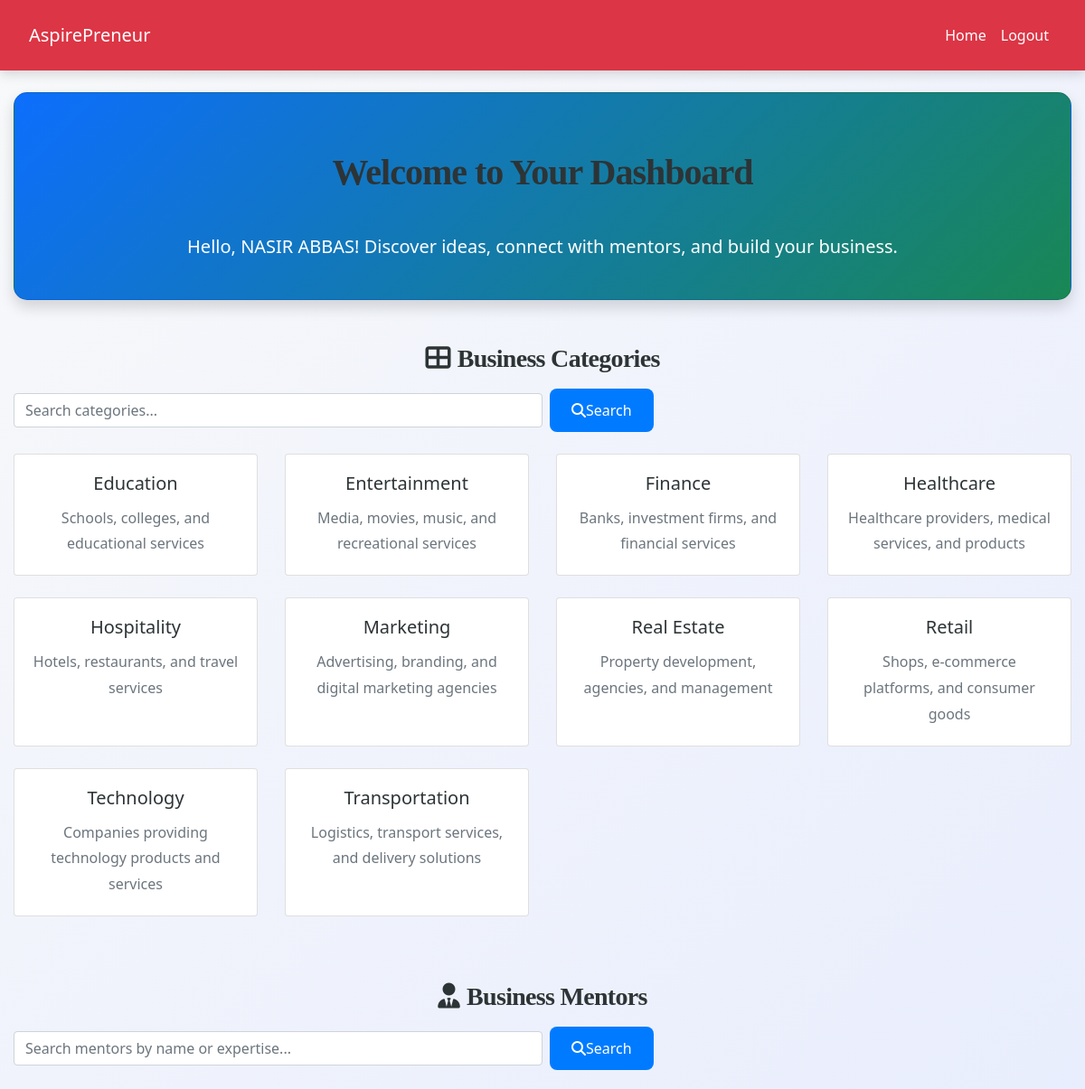
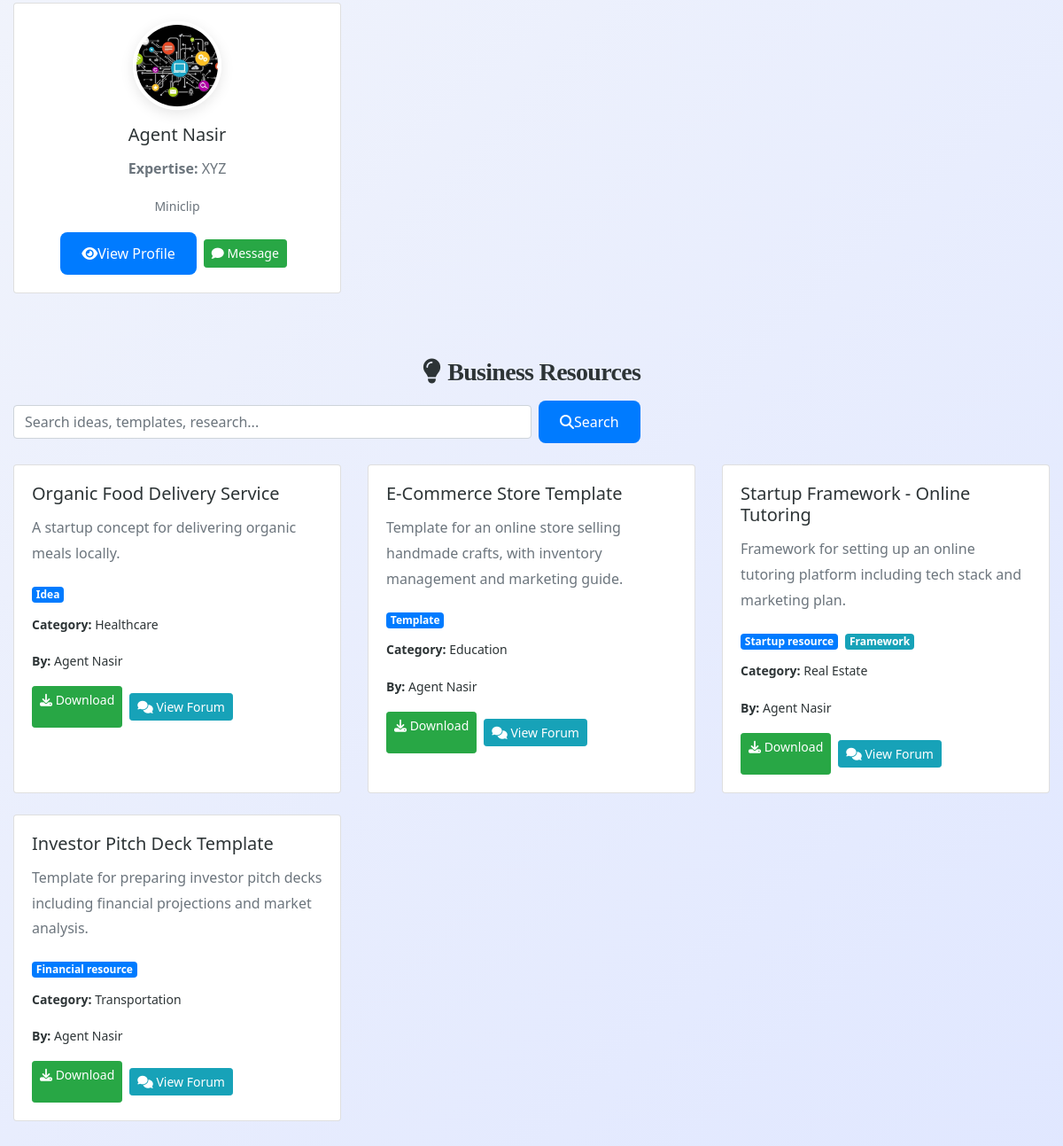
The page /user/dashboard.php (signed in) on the database its author committed (2 pictures, top to bottom).
### tables this page shows
CREATE TABLE `business_categories` (
  `id` int(11) NOT NULL,
  `name` varchar(150) NOT NULL,
  `description` text DEFAULT NULL
);

CREATE TABLE `agent_profiles` (
  `id` int(11) NOT NULL,
  `user_id` int(11) NOT NULL,
  `expertise` text DEFAULT NULL,
  `bio` text DEFAULT NULL,
  `company_name` varchar(200) DEFAULT NULL,
  `website` varchar(255) DEFAULT NULL,
  `profile_picture` varchar(255) DEFAULT NULL,
  `linkedin` varchar(255) DEFAULT NULL,
  `experience_years` int(11) DEFAULT 0
);

CREATE TABLE `users` (
  `id` int(11) NOT NULL,
  `username` varchar(50) NOT NULL,
  `email` varchar(100) NOT NULL,
  `password_hash` varchar(255) NOT NULL,
  `full_name` varchar(100) DEFAULT NULL,
  `role` enum('user','agent') NOT NULL DEFAULT 'user',
  `status` enum('pending','approved','rejected') NOT NULL DEFAULT 'pending',
  `created_at` timestamp NOT NULL DEFAULT current_timestamp(),
  `updated_at` timestamp NOT NULL DEFAULT current_timestamp() ON UPDATE current_timestamp()
);

CREATE TABLE `agent_business_resources` (
  `id` int(11) NOT NULL,
  `title` varchar(255) NOT NULL,
  `description` text DEFAULT NULL,
  `file_url` varchar(255) DEFAULT NULL,
  `amount` decimal(15,2) DEFAULT NULL,
  `source` varchar(100) DEFAULT NULL,
  `link` varchar(255) DEFAULT NULL,
  `type` enum('idea','template','market_research','startup_resource','financial_resource') NOT NULL,
  `resource_type` enum('plan','framework','opportunity') DEFAULT NULL,
  `status` enum('draft','published') DEFAULT 'draft',
  `category_id` int(11) DEFAULT NULL,
  `agent_id` int(11) NOT NULL,
  `created_at` timestamp NOT NULL DEFAULT current_timestamp(),
  `updated_at` timestamp NOT NULL DEFAULT current_timestamp() ON UPDATE current_timestamp()
);

### user/dashboard.php (the view, shortened to what this page needs)
<?php
include('../config.php');
$user_name = $_SESSION["full_name"] ?? 'User';
$category_search = $_GET['category_search'] ?? '';
$mentor_search   = $_GET['mentor_search'] ?? '';
$resource_search = $_GET['resource_search'] ?? '';
$categories = [];
$cat_query = "SELECT * FROM business_categories WHERE name LIKE ? ORDER BY name ASC";
$cat_stmt = mysqli_prepare($conn, $cat_query);
$like_cat = "%$category_search%";
mysqli_stmt_bind_param($cat_stmt, "s", $like_cat);
mysqli_stmt_execute($cat_stmt);
$cat_result = mysqli_stmt_get_result($cat_stmt);
while ($row = mysqli_fetch_assoc($cat_result)) {
    $categories[] = $row;
}
$agents = [];
$agent_query = "SELECT u.id, u.full_name, u.email, a.expertise, a.company_name, a.website, a.linkedin, a.experience_years, a.profile_picture
                FROM users u
                JOIN agent_profiles a ON u.id = a.user_id
                WHERE u.role = 'agent' AND u.status = 'approved'
                AND (u.full_name LIKE ? OR a.expertise LIKE ?)
                ORDER BY u.full_name ASC";
$agent_stmt = mysqli_prepare($conn, $agent_query);
$like_mentor = "%$mentor_search%";
mysqli_stmt_bind_param($agent_stmt, "ss", $like_mentor, $like_mentor);
mysqli_stmt_execute($agent_stmt);
$agent_result = mysqli_stmt_get_result($agent_stmt);
while ($row = mysqli_fetch_assoc($agent_result)) {
    $agents[] = $row;
}
$resources = [];
$res_query = "SELECT r.*, c.name AS category_name, u.full_name AS agent_name
              FROM agent_business_resources r
              LEFT JOIN business_categories c ON r.category_id = c.id
              LEFT JOIN users u ON r.agent_id = u.id
              WHERE r.status = 'published' AND r.title LIKE ?
              ORDER BY r.created_at DESC";
$res_stmt = mysqli_prepare($conn, $res_query);
$like_res = "%$resource_search%";
mysqli_stmt_bind_param($res_stmt, "s", $like_res);
mysqli_stmt_execute($res_stmt);
$res_result = mysqli_stmt_get_result($res_stmt);
while ($row = mysqli_fetch_assoc($res_result)) {
    $resources[] = $row;
}
?>
<!DOCTYPE html>
<html lang="en">
<head>
    <link rel="stylesheet" href="https://cdn.jsdelivr.net/npm/bootstrap@4.6.2/dist/css/bootstrap.min.css">
    <link rel="stylesheet" href="../css/style.css">
    <link rel="stylesheet" href="https://cdnjs.cloudflare.com/ajax/libs/font-awesome/6.5.0/css/all.min.css">
</head>
<body>
<?php include('navbar.php'); ?>
<div class="container-fluid mt-4">
    <div class="card welcome-card mb-5 shadow text-center py-4">
        <h1 class="font-weight-bold">Welcome to Your Dashboard</h1>
        <p class="lead">Hello, <strong><?= htmlspecialchars($user_name) ?></strong>! Discover ideas, connect with mentors, and build your business.</p>
    </div>
    <section class="mb-5">
        <h3 class="mb-3"><i class="fas fa-th-large mr-2"></i>Business Categories</h3>
        <form class="form-inline mb-4" method="GET">
            <input type="text" name="category_search" value="<?= htmlspecialchars($category_search) ?>"
                   class="form-control mr-2 w-50" placeholder="Search categories...">
            <button class="btn btn-primary" type="submit"><i class="fas fa-search"></i> Search</button>
        </form>
        <div class="row">
            <?php if ($categories): ?>
                <?php foreach ($categories as $cat): ?>
                    <div class="col-md-4 col-lg-3 mb-4">
                        <div class="card h-100 card-resource">
                            <div class="card-body text-center">
                                <h5 class="card-title"><?= htmlspecialchars($cat['name']) ?></h5>
                                <p class="card-text text-muted"><?= htmlspecialchars($cat['description'] ?: 'No description available.') ?></p>
                            </div>
                        </div>
                    </div>
                <?php endforeach; ?>
            <?php else: ?>
                <div class="col-12"><div class="alert alert-info">No categories found.</div></div>
            <?php endif; ?>
        </div>
    </section>
    <section class="mb-5">
        <h3 class="mb-3"><i class="fas fa-user-tie mr-2"></i>Business Mentors</h3>
        <form class="form-inline mb-4" method="GET">
            <input type="text" name="mentor_search" value="<?= htmlspecialchars($mentor_search) ?>"
                   class="form-control mr-2 w-50" placeholder="Search mentors by name or expertise...">
            <button class="btn btn-primary" type="submit"><i class="fas fa-search"></i> Search</button>
        </form>
        <div class="row">
            <?php if ($agents): ?>
                <?php foreach ($agents as $agent): ?>
                    <div class="col-md-6 col-lg-4 mb-4">
                        <div class="card h-100 text-center card-resource">
                            <div class="card-body">
                                <img src="<?= $agent['profile_picture'] ? '../'.$agent['profile_picture'] : '../images/default-profile.png' ?>"
                                     class="rounded-circle mentor-img mb-3" alt="Profile">
                                <h5 class="card-title"><?= htmlspecialchars($agent['full_name']) ?></h5>
                                <p class="text-muted"><strong>Expertise:</strong> <?= htmlspecialchars($agent['expertise'] ?: 'N/A') ?></p>
                                <p class="small text-muted mb-3"><?= htmlspecialchars($agent['company_name'] ?: '') ?></p>
                                <div class="d-flex justify-content-center gap-2 flex-wrap">
                                    <a href="agent_profile_view.php?id=<?= $agent['id'] ?>" class="btn btn-sm btn-primary">
                                        <i class="fas fa-eye"></i> View Profile
                                    </a>
                                    <a href="message.php?with_user=<?= $agent['id'] ?>" class="btn btn-sm btn-success m-2">
                                        <i class="fas fa-comment"></i> Message
                                    </a>
                                </div>
                            </div>
                        </div>
                    </div>
                <?php endforeach; ?>
            <?php else: ?>
                <div class="col-12"><div class="alert alert-info">No mentors found.</div></div>
            <?php endif; ?>
        </div>
    </section>
    <section class="mb-5">
        <h3 class="mb-3"><i class="fas fa-lightbulb mr-2"></i>Business Resources</h3>
        <form class="form-inline mb-4" method="GET">
            <input type="text" name="resource_search" value="<?= htmlspecialchars($resource_search) ?>"
                   class="form-control mr-2 w-50" placeholder="Search ideas, templates, research...">
            <button class="btn btn-primary" type="submit"><i class="fas fa-search"></i> Search</button>
        </form>
        <div class="row">
            <?php if ($resources): ?>
                <?php foreach ($resources as $res): ?>
                    <div class="col-md-6 col-lg-4 mb-4">
                        <div class="card h-100 card-resource">
                            <div class="card-body">
                                <h5 class="card-title"><?= htmlspecialchars($res['title']) ?></h5>
                                <p class="card-text text-muted"><?= htmlspecialchars(substr($res['description'], 0, 120)) . (strlen($res['description']) > 120 ? '...' : '') ?></p>
                                <div class="mb-2">
                                    <span class="badge badge-primary mr-1"><?= ucfirst(str_replace('_', ' ', $res['type'])) ?></span>
                                    <?php if ($res['resource_type']): ?>
                                        <span class="badge badge-info"><?= ucfirst($res['resource_type']) ?></span>
                                    <?php endif; ?>
                                </div>
                                <p class="small"><strong>Category:</strong> <?= htmlspecialchars($res['category_name'] ?: 'N/A') ?></p>
                                <p class="small"><strong>By:</strong> <?= htmlspecialchars($res['agent_name']) ?></p>
                                <div class="d-flex gap-2 flex-wrap mt-3">
                                    <?php if ($res['file_url']): ?>
                                        <a href="../agent/<?= $res['file_url'] ?>" target="_blank" class="btn btn-sm btn-success">
                                            <i class="fas fa-download"></i> Download
                                        </a>
                                    <?php elseif ($res['link']): ?>
                                        <a href="<?= $res['link'] ?>" target="_blank" class="btn btn-sm btn-success">
                                            <i class="fas fa-external-link-alt"></i> View Link
                                        </a>
                                    <?php endif; ?>
                                    <a href="forum.php?resource_id=<?= $res['id'] ?>" class="btn btn-sm btn-info m-2">
                                        <i class="fas fa-comments"></i> View Forum
                                    </a>
                                </div>
                            </div>
                        </div>
                    </div>
                <?php endforeach; ?>
            <?php else: ?>
                <div class="col-12"><div class="alert alert-info">No resources found.</div></div>
            <?php endif; ?>
        </div>
    </section>
</div>
</body>
</html>

### user/navbar.php (shortened to what this page needs)
<nav class="navbar navbar-expand-lg navbar-dark bg-danger">
    <a class="navbar-brand" href="dashboard.php">AspirePreneur</a>
    <div class="collapse navbar-collapse" id="navbarNav">
        <ul class="navbar-nav ml-auto">
            <?php
            if (isset($_SESSION["id"]) && !empty($_SESSION["id"])) {
                echo '<li class="nav-item"><a class="nav-link" href="dashboard.php">Home</a></li>';
                echo '<li class="nav-item"><a class="nav-link" href="logout.php">Logout</a></li>';
            } else {
                echo '<li class="nav-item"><a class="nav-link" href="register.php">Register</a></li>';
                echo '<li class="nav-item"><a class="nav-link" href="login.php">Login</a></li>';
                echo '<li class="nav-item"><a class="nav-link" href="./admin/admin_login.php">Admin Login</a></li>';
            }
            ?>
        </ul>
    </div>
</nav>

### css/style.css (style rules this page uses)
:root { --primary: #007bff; --secondary: #6c757d; --success: #28a745; --info: #17a2b8; --warning: #ffc107; --danger: #dc3545; --light: #f8f9fa; --dark: #2d3436; --accent: #ff6f61; --highlight: #6f42c1; --shadow: rgba(0, 0, 0, 0.15); --transition: all 0.3s ease-in-out; }
body { font-family: 'Inter', 'Segoe UI', Tahoma, Geneva, Verdana, sans-serif; background: linear-gradient(135deg, var(--light) 0%, #e0e7ff 100%); color: var(--dark); line-height: 1.8; margin: 0; padding: 0; min-height: 100vh; font-size: 16px; }
.navbar { background-color: var(--dark); box-shadow: 0 4px 12px var(--shadow); padding: 1rem 2rem; position: sticky; top: 0; z-index: 1000; }
.navbar-brand, .nav-link { color: white !important; font-weight: 500; transition: var(--transition); }
h1, h2, h3, h4 { text-align: center; margin: 2.5rem 0; font-family: 'Georgia', 'Times New Roman', serif; color: var(--dark); font-weight: 700; letter-spacing: -0.025em; }
h1 { font-size: 2.5rem; }
h3 { font-size: 1.75rem; }
.btn-primary { background-color: var(--primary); color: #fff; border: none; border-radius: 8px; padding: 0.75rem 1.5rem; font-size: 1rem; font-weight: 500; cursor: pointer; transition: var(--transition); display: inline-flex; align-items: center; justify-content: center; }
a { color: var(--primary); text-decoration: none; font-weight: 500; transition: var(--transition); }

### user/dashboard.php (style rules this page uses)
body { background-color: #f4f6f9; font-family: 'Segoe UI', sans-serif; }
.welcome-card { background: linear-gradient(135deg, #0d6efd, #198754); color: white; border-radius: 15px; box-shadow: 0 10px 30px rgba(0,0,0,0.15); }
.card-resource { transition: transform 0.3s, box-shadow 0.3s; }
.mentor-img { width: 100px; height: 100px; object-fit: cover; border: 4px solid #fff; box-shadow: 0 4px 15px rgba(0,0,0,0.1); }

### rows shown on the page
business_categories: name "Education", description "Schools, colleges, and educational services"
business_categories: name "Entertainment", description "Media, movies, music, and recreational services"
business_categories: name "Finance", description "Banks, investment firms, and financial services"
business_categories: name "Healthcare", description "Healthcare providers, medical services, and products"
business_categories: name "Hospitality", description "Hotels, restaurants, and travel services"
business_categories: name "Marketing", description "Advertising, branding, and digital marketing agencies"
business_categories: name "Real Estate", description "Property development, agencies, and management"
business_categories: name "Retail", description "Shops, e-commerce platforms, and consumer goods"
business_categories: name "Technology", description "Companies providing technology products and services"
business_categories: name "Transportation", description "Logistics, transport services, and delivery solutions"
agent_profiles: profile_picture (picture), user.full_name "Agent Nasir", expertise "XYZ", company_name "Miniclip"
agent_business_resources: title "Organic Food Delivery Service", description "A startup concept for delivering organic meals locally.", type "Idea", category.name "Healthcare", agent.full_name "Agent Nasir"
agent_business_resources: title "E-Commerce Store Template", description "Template for an online store selling handmade crafts, with inventory management and marketing guide.", type "Template", category.name "Education", agent.full_name "Agent Nasir"
agent_business_resources: title "Startup Framework - Online Tutoring", description "Framework for setting up an online tutoring platform including tech stack and marketing plan.", type "Startup resource", resource_type "Framework", category.name "Real Estate", agent.full_name "Agent Nasir"
agent_business_resources: title "Investor Pitch Deck Template", description "Template for preparing investor pitch decks including financial projections and market analysis.", type "Financial resource", category.name "Transportation", agent.full_name "Agent Nasir"

### other values the page prints
$user_name "NASIR ABBAS"
